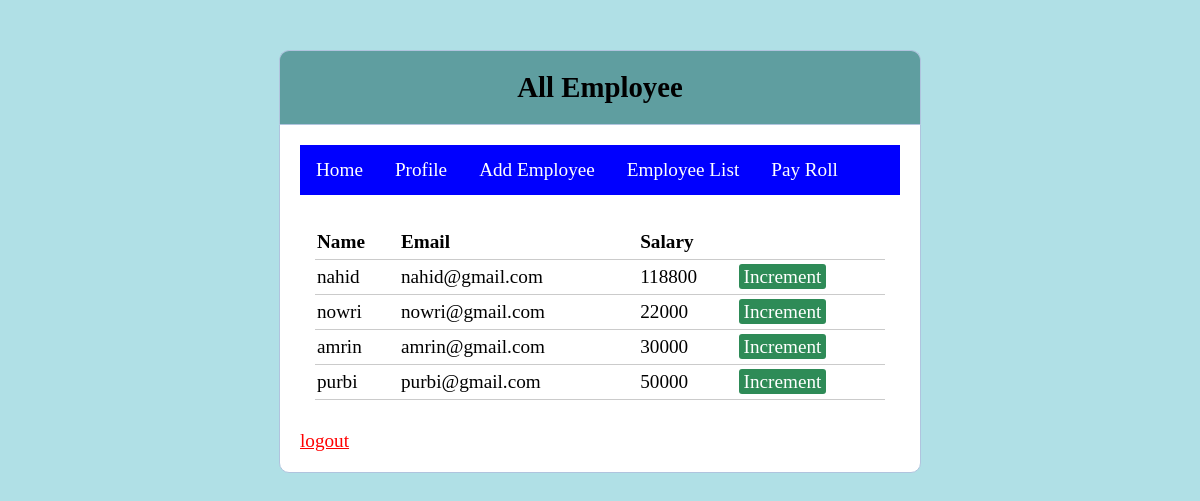
Screenshot of /show_employees.php with the database file from the repository.
### tables this page shows
CREATE TABLE `employee` (
  `id` int(11) NOT NULL,
  `employee_name` varchar(255) NOT NULL,
  `employee_email` varchar(255) NOT NULL,
  `password` varchar(255) NOT NULL,
  `current_salary` int(11) NOT NULL,
  `request` int(11) NOT NULL DEFAULT 0,
  `disburse` int(11) NOT NULL DEFAULT 0,
  `date` date DEFAULT NULL,
  `increment` int(11) NOT NULL DEFAULT 0
);

### show_employees.php (the view, shortened to what this page needs)
<?php include('server.php') ?>
<!DOCTYPE html>
<html>
<head>
    <link rel="stylesheet" type="text/css" href="style.css">
</head>
<body>
<div class="header">
	<h2>All Employee</h2>
</div>
<div class="content">
<ul>
<li><a href="index.php" >Home</a></li>
<li><a href="details.php" >Profile</a></li>
<li><a href="add_employee.php" >Add Employee</a></li>
<li><a href="show_employees.php" >Employee List</a></li>
<li><a href="disburse.php" >Pay Roll</a></li>
</ul>
<?php $results = mysqli_query($db, "SELECT * FROM employee"); ?>
<table>
    <thead>
        <tr>
            <th>Name</th>
            <th>Email</th>
            <th>Salary</th>
        </tr>
    </thead>
    <?php while ($row = mysqli_fetch_array($results)) { ?>
        <tr>
            <td><?php echo $row['employee_name']; ?></td>
            <td><?php echo $row['employee_email']; ?></td>
            <td><?php echo $row['current_salary']; ?></td>
            <td>
                <a href="increment.php?edit=<?php echo $row['id']; ?>" class="edit_btn" >Increment</a>
            </td>
        </tr>
    <?php } ?>
</table>
<p> <a href="index.php?logout='1'" style="color: red;">logout</a> </p>
</div>
</body>
</html>

### style.css (style rules this page uses)
* { margin: 0px; padding: 0px; }
body { font-size: 120%; background: #F8F8FF; }
.header { width: 50%; margin: 50px auto 0px; color: white; background: #5F9EA0; text-align: center; border: 1px solid #B0C4DE; border-bottom: none; border-radius: 10px 10px 0px 0px; padding: 20px; }
form, .content { width: 50%; margin: 0px auto; padding: 20px; border: 1px solid #B0C4DE; background: white; border-radius: 0px 0px 10px 10px; }
table { width: 95%; margin: 30px auto; border-collapse: collapse; text-align: left; }
tr { border-bottom: 1px solid #cbcbcb; }
th, td { border: none; height: 30px; padding: 2px; }
.edit_btn { text-decoration: none; padding: 2px 5px; background: #2E8B57; color: white; border-radius: 3px; }
ul { list-style-type: none; margin: 0; padding: 0; overflow: hidden; background-color: #333; }
li { float: left; }
li a { display: block; color: white; text-align: center; padding: 14px 16px; text-decoration: none; }

### show_employees.php (style rules this page uses)
body { background-color: powderblue; }
h2 { color: black; }
p { color: red; }
ul { background-color:blue; }

### rows the page displays
employee: employee_name "nahid", employee_email "nahid@gmail.com", current_salary "118800"
employee: employee_name "nowri", employee_email "nowri@gmail.com", current_salary "22000"
employee: employee_name "amrin", employee_email "amrin@gmail.com", current_salary "30000"
employee: employee_name "purbi", employee_email "purbi@gmail.com", current_salary "50000"
